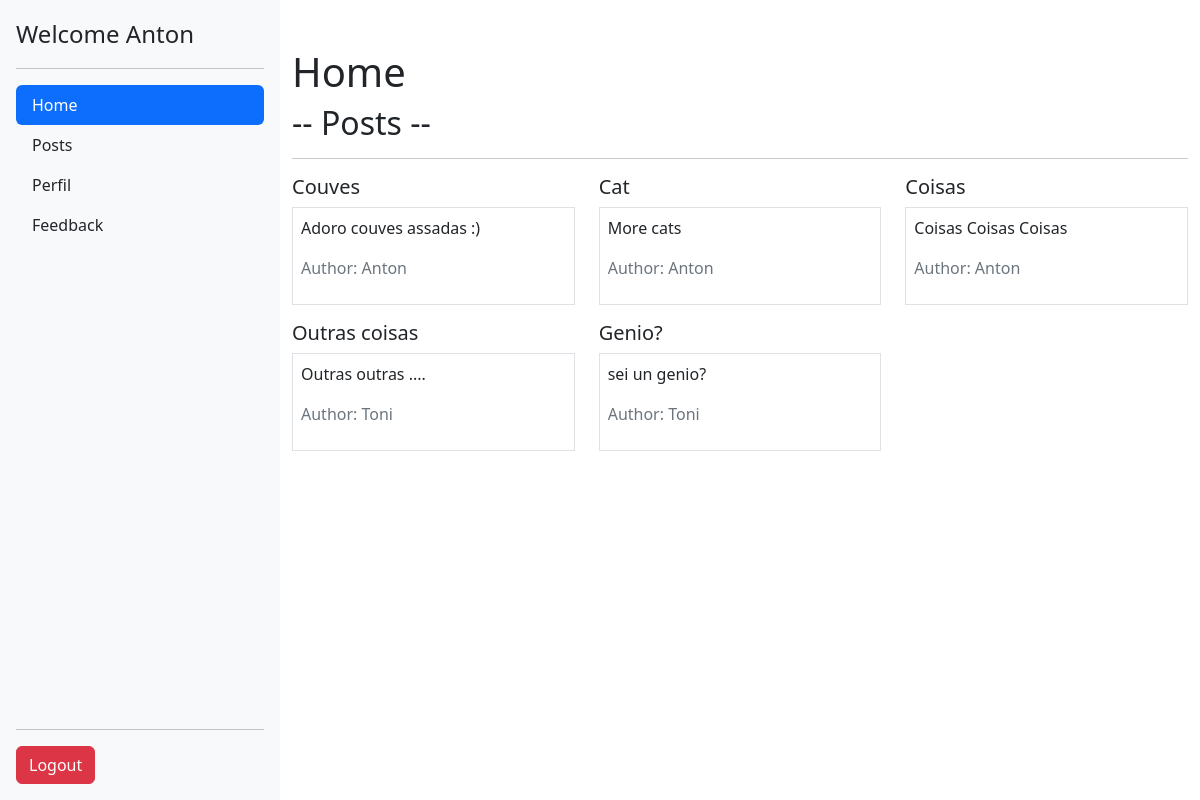
Page /interfaces/shared/home.php (signed in) on the committed database.
### tables this page shows
CREATE TABLE `posts` (
  `id_post` int NOT NULL AUTO_INCREMENT,
  `title` varchar(64) DEFAULT NULL,
  `description` varchar(255) DEFAULT NULL,
  `id_user` int DEFAULT NULL,
  `hide` int DEFAULT NULL,
  PRIMARY KEY (`id_post`),
  KEY `id_user` (`id_user`),
  CONSTRAINT `posts_ibfk_1` FOREIGN KEY (`id_user`) REFERENCES `users` (`id_user`)
);

CREATE TABLE `users` (
  `id_user` int NOT NULL AUTO_INCREMENT,
  `name` varchar(255) DEFAULT NULL,
  `name_user` varchar(30) DEFAULT NULL,
  `password` varchar(22) DEFAULT NULL,
  `role` varchar(14) DEFAULT NULL,
  `status` int NOT NULL,
  PRIMARY KEY (`id_user`)
);

### interfaces/shared/home.php (the view, shortened to what this page needs)
<?php
include('../../data/conn.php');
include('head.php');
include('sidebar.php');
$sql = "SELECT posts.*, users.* FROM posts INNER JOIN users ON posts.id_user = users.id_user;";
$res = mysqli_query($conn, $sql);
$posts = [];
if ($row = mysqli_num_rows($res) > 0) {
	while ($row = mysqli_fetch_assoc($res)) {
		array_push($posts, $row);
	}
}
?>
<div class="container mt-5">
	<h1>Home</h1>
	<h2>-- Posts -- </h2>
	<hr>
	<div class="row">
		<?php foreach ($posts as $post) : ?>
			<div class="col-4">
				<h5><?php echo $post['title'] ?></h5>
				<div class="form-floating border mb-3 p-2">
					<p><?php echo $post['description'] ?></p>
					<p class="text-muted">Author: <?php echo $post['name_user'] ?></p>
				</div>
			</div>
		<?php endforeach; ?>
	</div>
</div>
</main>
<?php
include('scripts.php');
?>

### rows in the picture
posts: title "Couves", description "Adoro couves assadas :)", id_user.name_user "Anton"
posts: title "Cat", description "More cats", id_user.name_user "Anton"
posts: title "Coisas", description "Coisas Coisas Coisas", id_user.name_user "Anton"
posts: title "Outras coisas", description "Outras outras ....", id_user.name_user "Toni"
posts: title "Genio?", description "sei un genio?", id_user.name_user "Toni"

### other values in the picture
$_SESSION['user'] "Anton"
